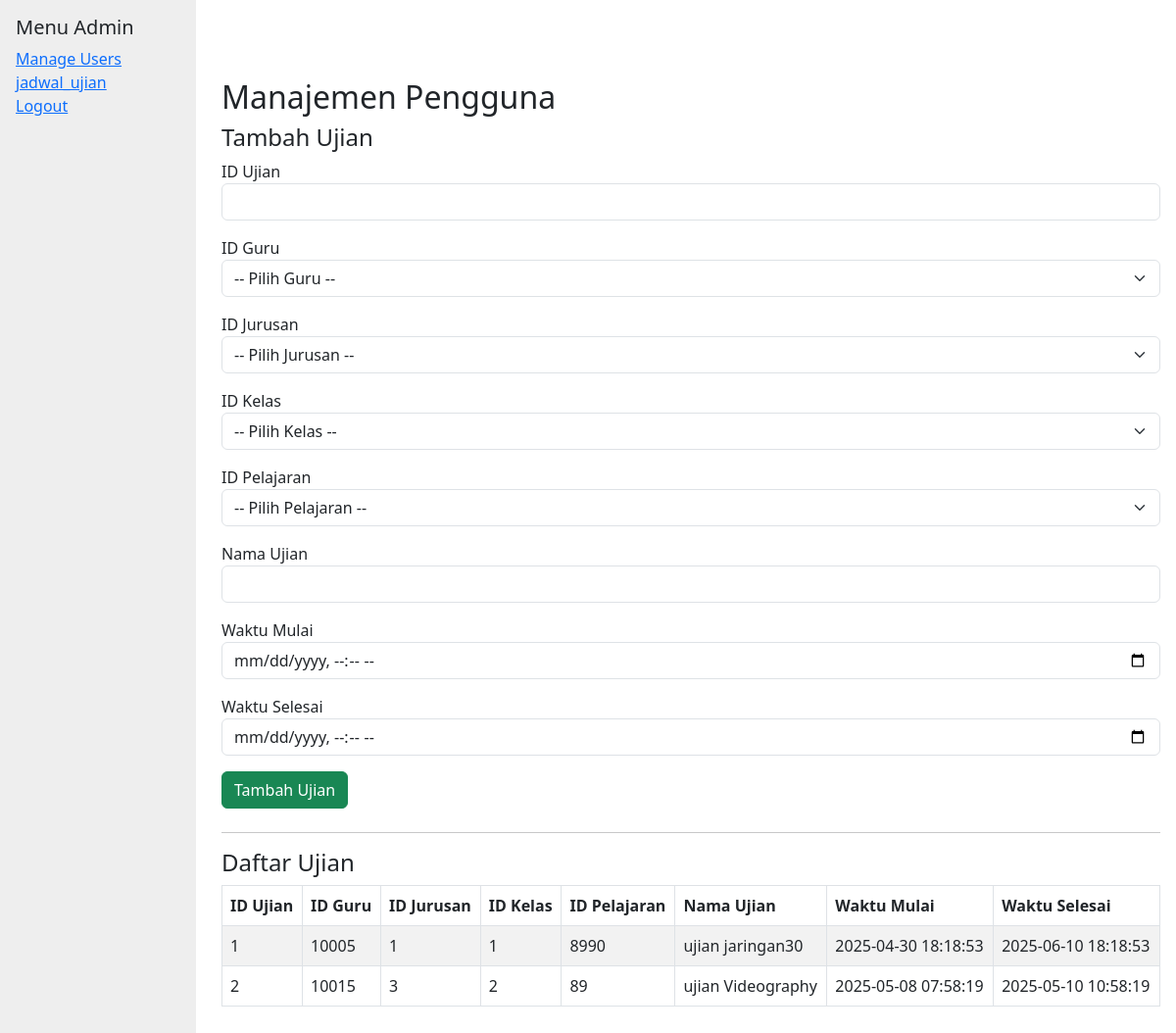
/admin/jadwal_ujian.php (signed in), run on the app's committed database.
### tables this page shows
CREATE TABLE `ujian` (
  `id_ujian` int(11) NOT NULL,
  `id_guru` int(11) NOT NULL,
  `id_jurusan` int(11) NOT NULL,
  `id_kelas` int(11) NOT NULL,
  `id_pelajaran` int(11) NOT NULL,
  `nama_ujian` varchar(100) NOT NULL,
  `waktu_mulai` datetime NOT NULL,
  `waktu_selesai` datetime NOT NULL
);

### admin/jadwal_ujian.php (the view, shortened to what this page needs)
<?php
include '../config/db.php';
$result_exams = mysqli_query($conn, "SELECT * FROM ujian");
?>
<!DOCTYPE html>
<html lang="en">
<head>
    <link href="https://cdn.jsdelivr.net/npm/bootstrap@5.3.0/dist/css/bootstrap.min.css" rel="stylesheet" />
</head>
<body>
<div class="sidebar">
        <h5>Menu Admin</h5>
        <ul class="list-unstyled">
            <li><a href="manage_users.php">Manage Users</a></li>
            <li><a href="jadwal_ujian.php">jadwal_ujian</a></li>
            <li><a href="?logout=1" onclick="return confirm('Yakin ingin logout?')">Logout</a></li>
        </ul>
    </div>
    <main>
        <h2>Manajemen Pengguna</h2>
     <h4>Tambah Ujian</h4>
        <form method="POST" class="mb-4">
            <div class="mb-3">
                <label>ID Ujian</label>
                <input type="number" name="id_ujian" class="form-control" required />
            </div>
            <div class="mb-3">
                <label>ID Guru</label>
                <select name="id_guru" class="form-select" required>
                    <option value="">-- Pilih Guru --</option>
                </select>
            </div>
            <div class="mb-3">
                <label>ID Jurusan</label>
                <select name="id_jurusan" class="form-select" required>
                    <option value="">-- Pilih Jurusan --</option>
                </select>
            </div>
            <div class="mb-3">
                <label>ID Kelas</label>
                <select name="id_kelas" class="form-select" required>
                    <option value="">-- Pilih Kelas --</option>
                </select>
            </div>
            <div class="mb-3">
                <label>ID Pelajaran</label>
                <select name="id_pelajaran" class="form-select" required>
                    <option value="">-- Pilih Pelajaran --</option>
                </select>
            </div>
            <div class="mb-3">
                <label>Nama Ujian</label>
                <input type="text" name="nama_ujian" class="form-control" required />
            </div>
            <div class="mb-3">
                <label>Waktu Mulai</label>
                <input type="datetime-local" name="waktu_mulai" class="form-control" required />
            </div>
            <div class="mb-3">
                <label>Waktu Selesai</label>
                <input type="datetime-local" name="waktu_selesai" class="form-control" required />
            </div>
            <button type="submit" class="btn btn-success" name="add_exam">Tambah Ujian</button>
        </form>
        <hr />
        <h4>Daftar Ujian</h4>
        <table class="table table-bordered table-striped">
            <thead>
                <tr>
                    <th>ID Ujian</th><th>ID Guru</th><th>ID Jurusan</th><th>ID Kelas</th><th>ID Pelajaran</th><th>Nama Ujian</th><th>Waktu Mulai</th><th>Waktu Selesai</th>
                </tr>
            </thead>
            <tbody>
                <?php while($exam = mysqli_fetch_assoc($result_exams)): ?>
                <tr>
                    <td><?= $exam['id_ujian'] ?></td>
                    <td><?= htmlspecialchars($exam['id_guru']) ?></td>
                    <td><?= htmlspecialchars($exam['id_jurusan']) ?></td>
                    <td><?= htmlspecialchars($exam['id_kelas']) ?></td>
                    <td><?= htmlspecialchars($exam['id_pelajaran']) ?></td>
                    <td><?= htmlspecialchars($exam['nama_ujian']) ?></td>
                    <td><?= htmlspecialchars($exam['waktu_mulai']) ?></td>
                    <td><?= htmlspecialchars($exam['waktu_selesai']) ?></td>
                </tr>
                <?php endwhile; ?>
            </tbody>
        </table>
    </main>
</body>
</html>

### admin/jadwal_ujian.php (style rules this page uses)
body { padding-top: 4rem; }
.sidebar { position: fixed; top: 0; left: 0; bottom: 0; width: 200px; background-color: #eee; padding: 1rem; }
main { margin-left: 210px; padding: 1rem; }

### data on the page
ujian: id_ujian "1", id_guru "10005", id_jurusan "1", id_kelas "1", id_pelajaran "8990", nama_ujian "ujian jaringan30", waktu_mulai "2025-04-30 18:18:53", waktu_selesai "2025-06-10 18:18:53"
ujian: id_ujian "2", id_guru "10015", id_jurusan "3", id_kelas "2", id_pelajaran "89", nama_ujian "ujian Videography", waktu_mulai "2025-05-08 07:58:19", waktu_selesai "2025-05-10 10:58:19"
